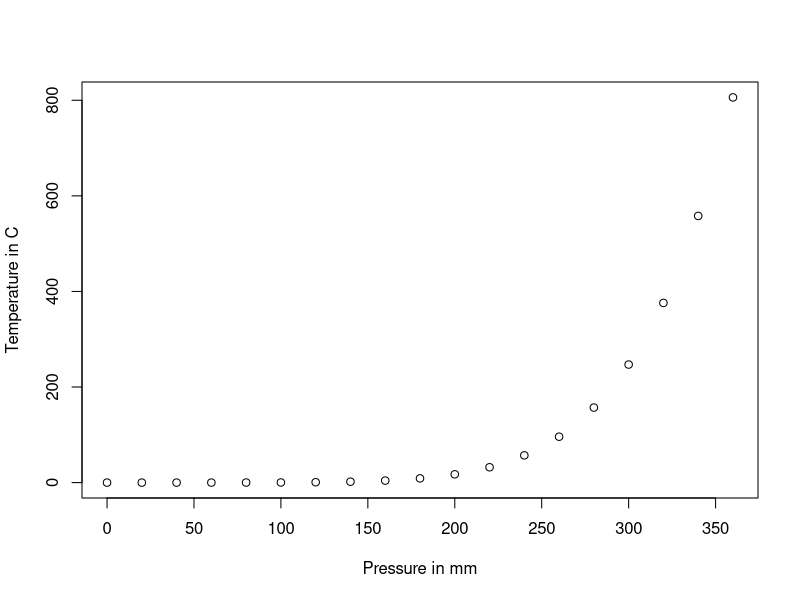
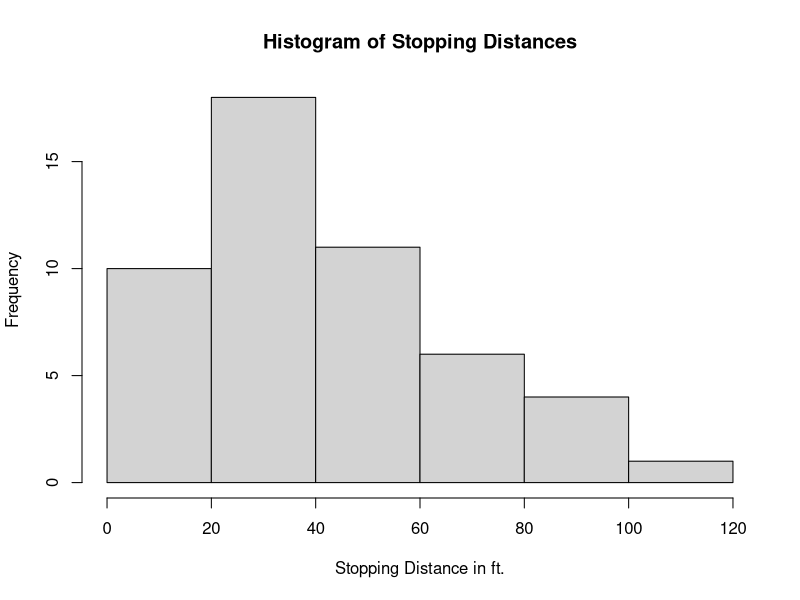
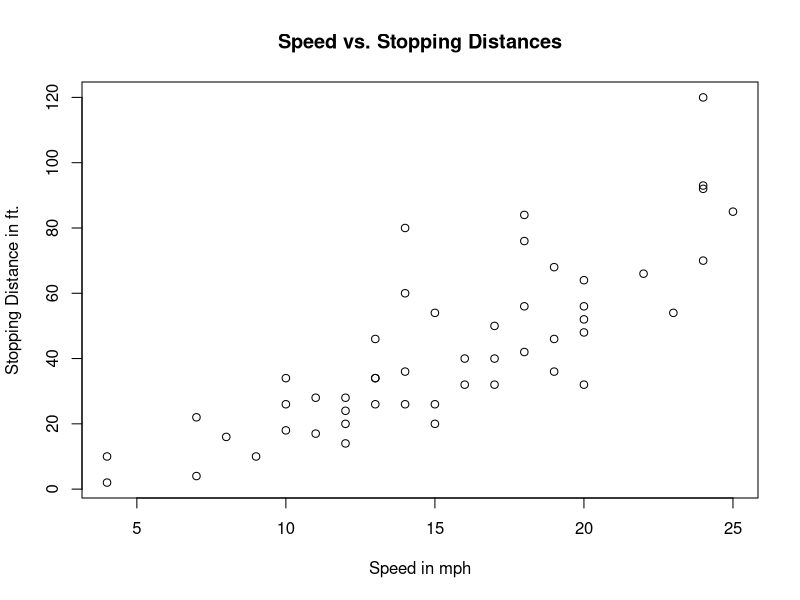

The R source for these figures, in order:
## ---- chunk 1
knitr::opts_chunk$set(echo = TRUE, 
                      fig.align = "center", 
                      message = FALSE)
## ---- chunk 2
summary(cars)
## ---- chunk 3
plot(pressure, 
     xlab = "Pressure in mm", 
     ylab = "Temperature in C",)
## ---- chunk 4
dist <- cars$dist
## ---- chunk 5
hist(dist, 
     main = "Histogram of Stopping Distances",
     xlab = "Stopping Distance in ft.")

## ---- chunk 6
plot(cars, 
     main = "Speed vs. Stopping Distances",
     xlab = "Speed in mph", 
     ylab = "Stopping Distance in ft.")
